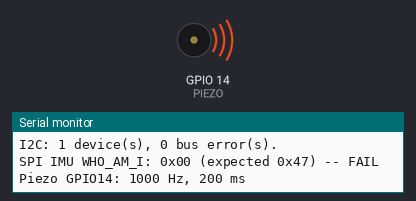
Simulated run of this sketch. Board: ESP32-S3. Parts: buzzer (waves = sounding), the last lines printed to the serial monitor.

Above: at 1.61 s.
At 4.7 s:
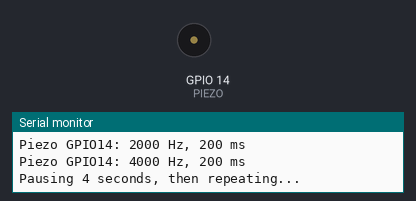
Timing chart, 0 to 8.5 s (numbered marks = the images above):
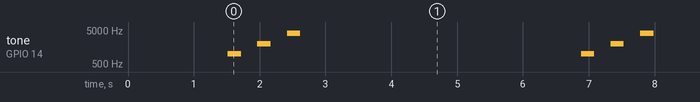

The sketch:

BoardDiagnostics.ino
```cpp
/* Composite Board rev. C / piezo version: standalone hardware check.
 * Board: ESP32S3 Dev Module, USB CDC On Boot: Enabled.
 * Serial Monitor: 115200 baud. No extra libraries are required.
 * Repeats: I2C scan, IMU identity check, 1/2/4 kHz beeps on GPIO14.
 * Expected: I2C 0x30 (MMC5983MA), SPI WHO_AM_I 0x47 (ICM-42688-P).
 * The SPI IMU does not appear in the I2C scan.
 */
#include <Arduino.h>
#include <Wire.h>
#include <SPI.h>

constexpr uint8_t PIEZO = 14;
constexpr uint8_t SDA_PIN = 4, SCL_PIN = 5;
constexpr uint8_t MISO_PIN = 8, MOSI_PIN = 9, SCK_PIN = 10, CS_PIN = 11;
SPIClass imu(FSPI);
bool i2cReady = false;
bool piezoReady = false;

void scanI2c() {
  Serial.println("\nI2C scan: SDA=4, SCL=5 (100 kHz)");
  if (!i2cReady) {
    Serial.println("FAIL: I2C bus initialization failed.");
    return;
  }
  unsigned found = 0, errors = 0;
  // Exclude I2C's reserved addresses.
  for (uint8_t address = 0x08; address <= 0x77; ++address) {
    Wire.beginTransmission(address);
    uint8_t result = Wire.endTransmission();
    if (result == 0) {
      ++found;
      Serial.printf("  Found 0x%02X%s\n", address,
                    address == 0x30 ? " (expected MMC5983MA address)" : "");
    } else if (result != 2) {  // Address NACK just means no device there.
      ++errors;
      Serial.printf("  Bus error %u at 0x%02X\n", result, address);
    }
  }
  Serial.printf("I2C: %u device(s), %u bus error(s).\n", found, errors);
}

void checkImu() {
  imu.beginTransaction(SPISettings(1000000, MSBFIRST, SPI_MODE3));
  digitalWrite(CS_PIN, LOW);
  imu.transfer(0x76);  // REG_BANK_SEL: select bank 0.
  imu.transfer(0x00);
  digitalWrite(CS_PIN, HIGH);
  delayMicroseconds(200);
  digitalWrite(CS_PIN, LOW);
  imu.transfer(0x75 | 0x80);  // Read WHO_AM_I.
  uint8_t identity = imu.transfer(0x00);
  digitalWrite(CS_PIN, HIGH);
  imu.endTransaction();
  Serial.printf("SPI IMU WHO_AM_I: 0x%02X (expected 0x47) -- %s\n",
                identity, identity == 0x47 ? "PASS" : "FAIL");
}

void beepPitches() {
  if (!piezoReady) {
    Serial.println("FAIL: piezo PWM initialization failed.");
    return;
  }
  const uint16_t pitches[] = {1000, 2000, 4000};
  for (uint16_t hz : pitches) {
    Serial.printf("Piezo GPIO14: %u Hz, 200 ms\n", hz);
    if (ledcWriteTone(PIEZO, hz) == 0) {
      Serial.println("FAIL: unable to start tone.");
    }
    delay(200);
    ledcWriteTone(PIEZO, 0);  // Silence while retaining LEDC pin ownership.
    delay(250);
  }
}

void setup() {
  pinMode(PIEZO, OUTPUT);
  digitalWrite(PIEZO, LOW);
  Serial.begin(115200);
  delay(1500);  // Brief USB connection time; runs even without Serial Monitor.
  pinMode(CS_PIN, OUTPUT);
  digitalWrite(CS_PIN, HIGH);
  imu.begin(SCK_PIN, MISO_PIN, MOSI_PIN, -1);
  i2cReady = Wire.begin(SDA_PIN, SCL_PIN, 100000);
  Wire.setTimeOut(25);
  piezoReady = ledcAttach(PIEZO, 4000, 8);
  if (piezoReady) ledcWriteTone(PIEZO, 0);
  Serial.println("\nComposite Board piezo: scanner + pitch test");
}

void loop() {
  scanI2c();
  checkImu();
  beepPitches();
  Serial.println("Pausing 4 seconds, then repeating...");
  delay(4000);
}
```

Measured:
- by itself, tone on GPIO 14 (PIEZO): repeats every 5.4 s: silent 0.25 s, 2000 Hz 0.20 s, silent 0.25 s, 4000 Hz 0.20 s, silent 4.3 s, 1000 Hz 0.20 s
